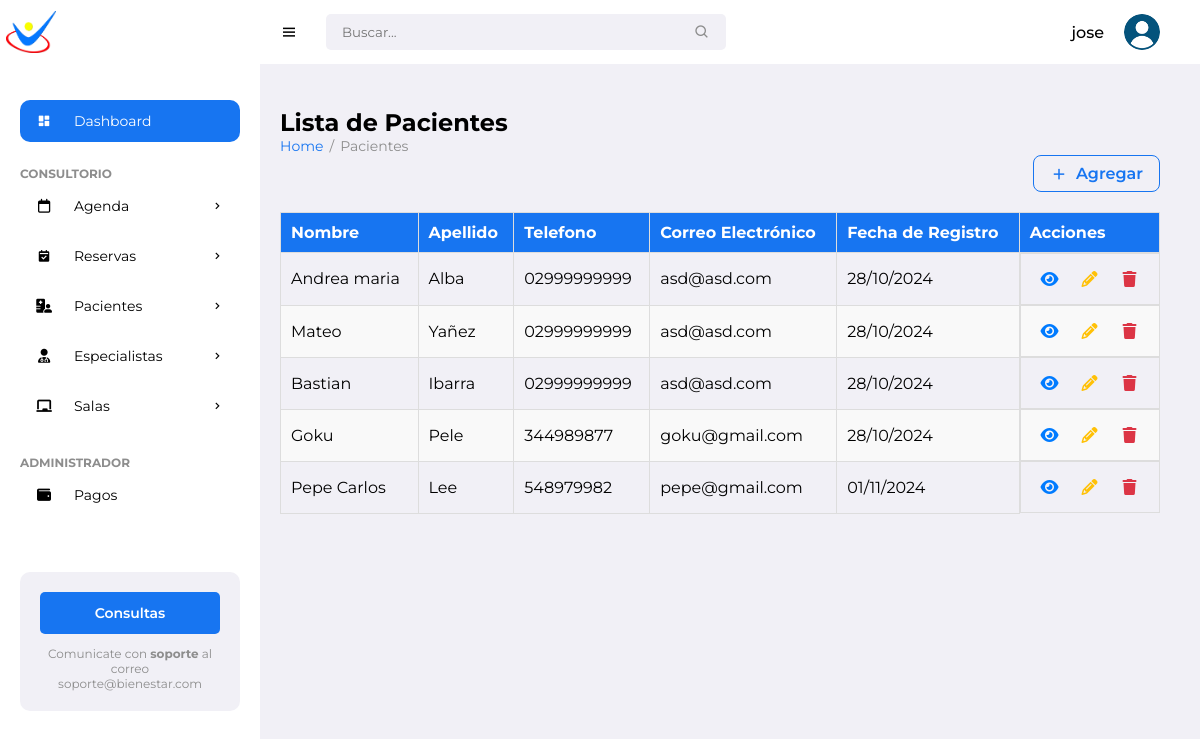
The app's page / (signed in) with its own data.
### pacientes/models.py (models this page shows, shortened)
class Patient(models.Model):
    name = models.CharField(max_length=100)
    surname = models.CharField(max_length=100)
    date_of_birth = models.DateField()
    gender = models.CharField(max_length=10, choices=[('M','Male'), ('F','Female')])
    address = models.CharField(max_length=255)
    phone_number = models.CharField(max_length=20)
    email = models.EmailField()
    photo = models.ImageField(upload_to='patient_photos/', blank=True, null=True)
    marital_status = models.CharField(max_length=20)
    medical_diagnosis = models.TextField()
    attachments = models.FileField(upload_to='patient_attachments/', blank=True, null=True)
    therapy = models.CharField(max_length=100)
    education = models.CharField(max_length=100, default='No especificado')
    therapist = models.ForeignKey(Specialist, on_delete=models.SET_NULL, null=True, related_name='patients')
    medical_history = models.TextField(blank=True, null=True)
    allergies = models.CharField(max_length=255, blank=True)  # Changed from TextField
    emergency_contact_name = models.CharField(max_length=100)
    emergency_contact_phone = models.CharField(max_length=20)  # Updated length
    notes = models.TextField(blank=True)
    created_date = models.DateTimeField(auto_now_add=True)
    status = models.CharField(max_length=50, choices=[
        ('Active', 'Active'),
        ('Discharged', 'Discharged'),
        ('Suspended', 'Suspended')
    ], blank=True,
        null=True)

### pacientes/views.py (the view)
# urls.py: path('', views.patient_list, name='patient_list'),
@login_required
def patient_list(request):
    patients = Patient.objects.all()
    return render(request, 'pacientes/patient_list.html', {'patients': patients})

### pacientes/templates/pacientes/patient_list.html
{% extends 'pacientes/base.html' %}
{% block left_content %}
<h1>Lista de Pacientes</h1>
<ul class="breadcrumbs">
    <li><a href="{% url 'patient_list' %}">Home</a></li>
    <li class="divider">/</li>
    <li><a href="#" class="active">Pacientes</a></li>
</ul>
<div class="patient-list-container">
    <div class="list-header">
        <a href="{% url 'new_patient' %}" class="btn-add">
            <i class='bx bx-plus'></i>
            Agregar
        </a>
    </div>
    {% if patients %}
        <table class="table">
            <thead>
                <tr>
                    <th>Nombre</th>
                    <th>Apellido</th>
                    <th>Telefono</th>
                    <th>Correo Electrónico</th>
                    <th>Fecha de Registro</th>
                    <th>Acciones</th>
                </tr>
            </thead>
            <tbody>
            {% for patient in patients %}
                <tr>
                    <td>{{ patient.name }}</td>
                    <td>{{ patient.surname }}</td>
                    <td>{{ patient.phone_number }}</td>
                    <td>{{ patient.email }}</td>
                    <td>{{ patient.created_date|date:"d/m/Y" }}</td>
                    <td class="actions-tab">
                        <a href="{% url 'patient_schedule' patient.id %}" class="btn btn-icon view" title="Ver detalles">
                            <i class="fa-solid fa-eye"></i>
                        </a>
                        <a href="{% url 'edit_patient' patient.id %}" class="btn-icon edit" title="Editar">
                            <i class="fas fa-pencil-alt"></i>
                        </a>
                        <a href="{% url 'delete_patient' patient.id %}" class="btn-icon delete" title="Eliminar">
                            <i class="fas fa-trash"></i>
                        </a>
                    </td>
                </tr>
            {% endfor %}
            </tbody>
        </table>
    {% else %}
        <p>No hay pacientes registrados.</p>
    {% endif %}
</div>
{% endblock %}

### pacientes/templates/pacientes/base.html (shortened to what this page needs)
{% load static %}
<!DOCTYPE html>
<html lang="en">
<head>
	<link href='https://unpkg.com/boxicons@2.0.9/css/boxicons.min.css' rel='stylesheet'>
	<link rel="stylesheet" href="https://cdnjs.cloudflare.com/ajax/libs/font-awesome/6.5.2/css/all.min.css">
	<link rel="stylesheet" href="{% static 'pacientes/css/styles.css' %}">
</head>
<body>
		<section id="sidebar">
			<a href="#" class="brand"><img src="{% static 'pacientes/images/min_logo.png' %}" alt="" style="width: 50px;"></a>
			<ul class="side-menu">
				<li><a href="#" class="active"><i class='bx bxs-dashboard icon' ></i> Dashboard</a></li>
				<li class="divider" data-text="Consultorio"></li>
				<li>
					<a href="{% url 'calendar' %}"><i class="fa-regular fa-calendar icon"></i>Agenda <i class='bx bx-chevron-right icon-right' ></i></a>
				</li>
				<li>
					<a href="{% url 'reservation_list' %}">
						<i class='bx bxs-calendar-check icon'></i> Reservas
						<i class='bx bx-chevron-right icon-right'></i>
					</a>
				</li>
				<li>
					<a href="#"><i class="fa-solid fa-hospital-user icon"></i> Pacientes <i class='bx bx-chevron-right icon-right' ></i></a>
				</li>
				<li>
					<a href="#">
						<i class="fa-solid fa-user-doctor icon"></i> Especialistas
						<i class='bx bx-chevron-right icon-right'></i>
					</a>
				</li>
				<li>
			<a href="#">
				<i class="fas fa-chalkboard icon"></i> Salas
			<i class='bx bx-chevron-right icon-right'></i>
			</a>
	       </li>
				<li class="divider" data-text="Administrador"></li>
				<li><a href="#"><i class="fa-solid fa-wallet icon"></i> Pagos</a></li>
		</ul>
			<div class="ads">
				<div class="wrapper">
					<a href="mailto:soporteit@ingenieriaterra.com.ar" class="btn-upgrade">Consultas</a>
					<p>Comunicate con <span>soporte</span> al correo soporte@bienestar.com</p>
				</div>
			</div>
		</section>
	<section id="content">
		<nav>
			<i class='bx bx-menu toggle-sidebar' ></i>
			<form action="#">
				<div class="form-group">
					<input type="text" placeholder="Buscar...">
					<i class='bx bx-search icon' ></i>
				</div>
			</form>
			<div class="profile">
				<span class="username">{{ user.username }}</span>
				<img src="{% static 'pacientes/images/usuario.png' %}" alt="">
			</div>
		</nav>
		<main>
			<div class="content-container">
				<div class="left-column {% block left_column_class %}{% endblock %}">
					{% block left_content %}{% endblock %}
				</div>
			</div>
		</main>
</body>
</html>

### records on screen
Patient: name "Andrea maria", surname "Alba", phone_number "02999999999", email "asd@asd.com", created_date "28/10/2024"
Patient: name "Mateo", surname "Yañez", phone_number "02999999999", email "asd@asd.com", created_date "28/10/2024"
Patient: name "Bastian", surname "Ibarra", phone_number "02999999999", email "asd@asd.com", created_date "28/10/2024"
Patient: name "Goku", surname "Pele", phone_number "344989877", email "goku@gmail.com", created_date "28/10/2024"
Patient: name "Pepe Carlos", surname "Lee", phone_number "548979982", email "pepe@gmail.com", created_date "01/11/2024"

### other values on screen
{{ user.username }} "jose"
